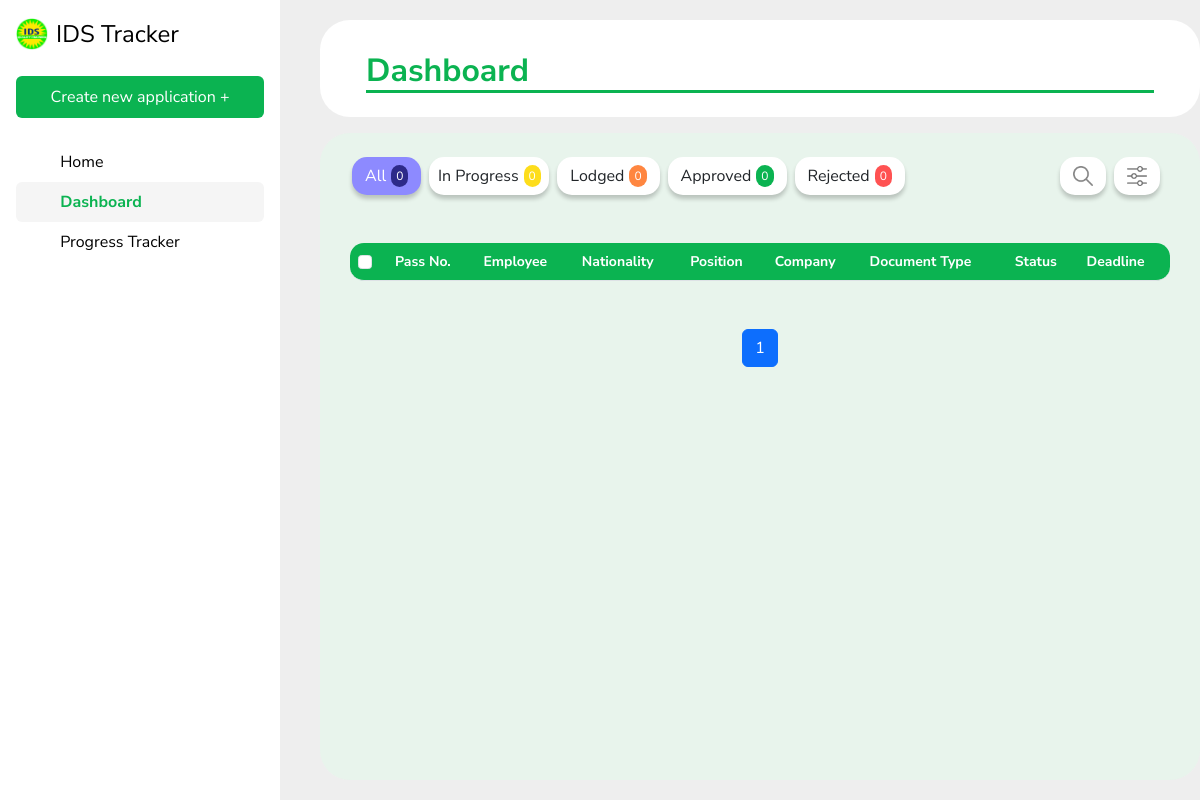
/, run on an earlier commit of the app's database.
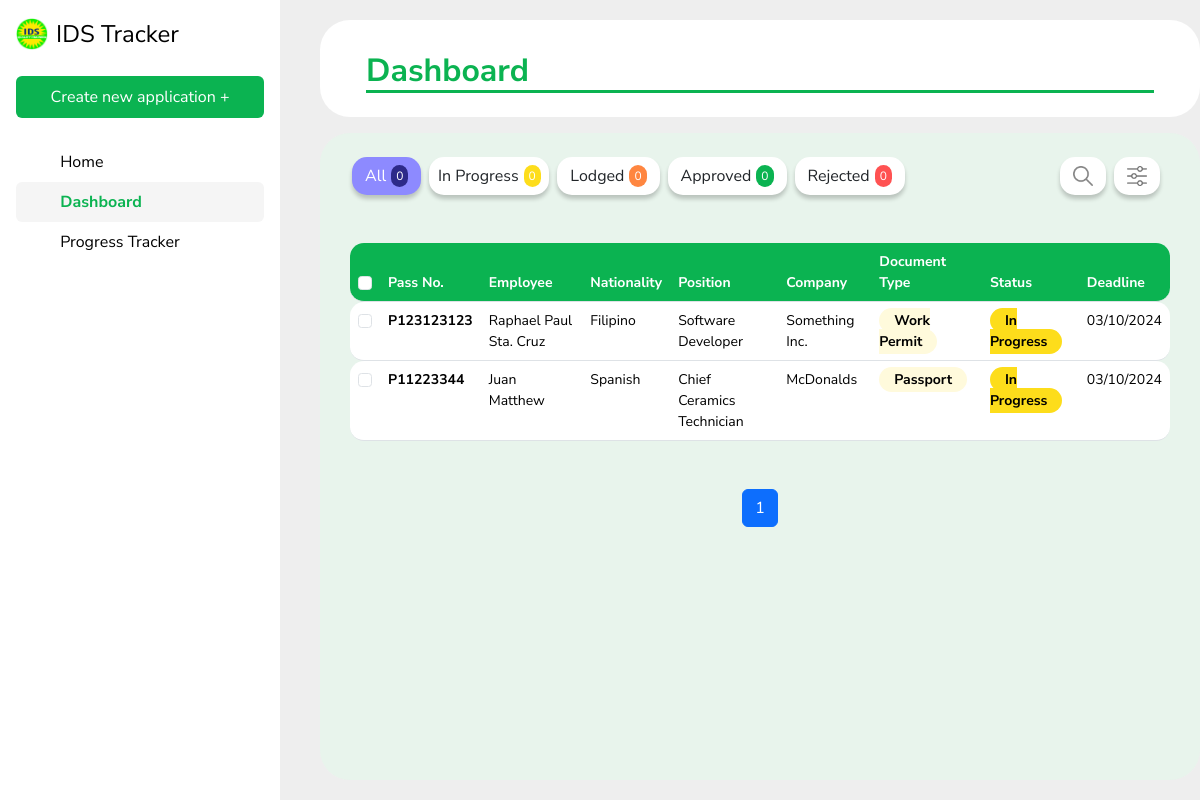
And on a later commit of the database.
### IDSapp/models.py (models this page shows, shortened)
class Application(models.Model):
    application_types = [
        ('Renewal', 'Renewal'),
        ('Application', 'Application')
    ]
    document_types = [
        ('Visa', 'Visa'),
        ('Passport', 'Passport'),
        ('Work Permit', 'Work Permit')
    ]
    statuses = [
        ('In Progress', 'In Progress'),
        ('Lodged', 'Lodged'),
        ('Rejected', 'Rejected'),
        ('Approved', 'Approved'),
        ('Archived', 'Archived')
    ]
    conditions = [
        ('Active', 'Active'),
        ('Archived', 'Archived')
    ]
    firstName = models.CharField(max_length = 50)
    lastName = models.CharField(max_length = 50)
    nationality = models.CharField(max_length = 50)
    companyPos = models.CharField(max_length = 50)
    passportNo = models.CharField(max_length = 15)
    expirationDate = models.DateField(blank=True, null=True)
    deadline = models.DateField(blank=True, null=True)
    status = models.CharField(max_length = 20, choices = statuses)
    applicationType = models.CharField(max_length = 20, choices = application_types)
    documentType = models.CharField(max_length = 20, choices = document_types)
    businessUnit = models.CharField(max_length = 50)
    condition = models.CharField(max_length = 20, choices = conditions)
    comment = models.TextField(blank=True, null=True)
    priority = models.IntegerField(default=0)
    def getFirstName(self):
        return self.firstName
    def getLastName(self):
        return self.lastName
    def getNationality(self):
        return self.nationality
    def getCompanyPos(self):
        return self.companyPos
    def getPassportNo(self):
        return self.passportNo
    def getDeadline(self):
        return self.deadline.strftime('%m/%d/%Y') if self.deadline else None
    def getStatus(self):
        return self.status
    def getDocumentType(self):
        return self.documentType
    def getBusinessUnit(self):
        return self.businessUnit

### IDSapp/views.py (the view)
# urls.py: path('', views.view_dashboard, name = 'view_dashboard'),
def view_dashboard(request):
    application_list = Application.objects.all()
    paginator = Paginator(application_list, 10)  # Show 20 applications per page.
    page_number = request.GET.get('page')
    applications = paginator.get_page(page_number)
    return render(request, 'dashboard.html', {'applications': applications})

### IDSapp/templates/dashboard.html (shortened to what this page needs)
{% extends 'base.html' %}
{% load static %}
{% block content %}
<div style="padding-top: 20px; margin-left: 40px;">
    <div class="card" style="border: none; border-radius: 30px;">
        <div class="card-body">
            <h2 class="card-title mt-3" style="margin-left: 30px; margin-right: 30px; color: #0BB351; font-weight: bold; border-bottom: 3px solid #0BB351;">Dashboard</h2>
        </div>
    </div>
    <div id="dynamicCard" class="card mt-3" style="border: none; background: #e8f4ec; border-radius: 30px;">
        <div class="row mt-4" style="margin-left: 20px; margin-right: 20px;">
            <div class="col-6 d-flex justify-content-start">
                <a class="btn d-flex align-items-center justify-content-center me-2" style="border-radius: 15px; background: #8D8AFF; color: #ffffff; box-shadow: 0px 4px 4px 0px rgba(0, 0, 0, 0.20);">
                    <span style="margin-right: 5px;">All</span>
                    <p style="margin: 0; border-radius: 10px; background: #2D2A89; font-size: 12px; padding: 2px 5px;">0</p>
                </a>
                <a class="btn d-flex align-items-center justify-content-center me-2" style="min-width: 120px; border-radius: 15px; background: #ffffff; box-shadow: 0px 4px 4px 0px rgba(0, 0, 0, 0.20); padding: 5px 10px;">
                    <span style="margin-right: 5px; white-space: nowrap;">In Progress</span>
                    <p style="margin: 0; border-radius: 10px; background: #FDDD1B; color: #ffffff; font-size: 12px; padding: 2px 5px;">0</p>
                </a>
                <a class="btn d-flex align-items-center justify-content-center me-2" style="border-radius: 15px; background: #ffffff; box-shadow: 0px 4px 4px 0px rgba(0, 0, 0, 0.20);">
                    <span style="margin-right: 5px;">Lodged</span>
                    <p style="margin: 0; border-radius: 10px; background: #FF8640; color: #ffffff; font-size: 12px; padding: 2px 5px;">0</p>
                </a>
                <a class="btn d-flex align-items-center justify-content-center me-2" style="border-radius: 15px; background: #ffffff; box-shadow: 0px 4px 4px 0px rgba(0, 0, 0, 0.20);">
                    <span style="margin-right: 5px;">Approved</span>
                    <p style="margin: 0; border-radius: 10px; background: #0BB351; color: #ffffff; font-size: 12px; padding: 2px 5px;">0</p>
                </a>
                <a class="btn d-flex align-items-center justify-content-center me-2" style="border-radius: 15px; background: #ffffff; box-shadow: 0px 4px 4px 0px rgba(0, 0, 0, 0.20);">
                    <span style="margin-right: 5px;">Rejected</span>
                    <p style="margin: 0; border-radius: 10px; background: #FF5252; color: #ffffff; font-size: 12px; padding: 2px 5px;">0</p>
                </a>
            </div>
            <div class="col-6 d-flex justify-content-end">
                <a class="btn d-flex align-items-center justify-content-center me-2" style="border-radius: 15px; background: #ffffff; box-shadow: 0px 4px 4px 0px rgba(0, 0, 0, 0.20);">
                    <img src="{% static 'search.png' %}" width="20" height="20" alt="IDS Logo">
                </a>
                <a class="btn d-flex align-items-center justify-content-center me-2" style="border-radius: 15px; background: #ffffff; box-shadow: 0px 4px 4px 0px rgba(0, 0, 0, 0.20);">
                    <img src="{% static 'sort.png' %}" width="20" height="20" alt="IDS Logo">
                </a>
            </div>
        </div>
        <div style="margin-left: 30px; margin-right: 30px;">
            <table class="table table-hover mt-5 mb-5" style="font-size: 14px;">
                <thead style="border-radius: 14px;">
                    <th scope="col" style="background-color: #0BB351; color: #ffffff;"><input class="form-check-input" type="checkbox" id="selectAll"></th>
                    <th scope="col" style="background-color: #0BB351; color: #ffffff;"> Pass No. </th>
                    <th scope="col" style="background-color: #0BB351; color: #ffffff;"> Employee </th>
                    <th scope="col" style="background-color: #0BB351; color: #ffffff;"> Nationality </th>
                    <th scope="col" style="background-color: #0BB351; color: #ffffff;"> Position </th>
                    <th scope="col" style="background-color: #0BB351; color: #ffffff;"> Company </th>
                    <th scope="col" style="background-color: #0BB351; color: #ffffff;"> Document Type </th>
                    <th scope="col" style="background-color: #0BB351; color: #ffffff;"> Status </th>
                    <th scope="col" style="background-color: #0BB351; color: #ffffff;"> Deadline </th>
                </thead>
                <tbody>
                    {% for a in applications %}
                    <tr class="table-row">
                        <td><input type="checkbox" class="row-checkbox form-check-input"></td>
                        <td><span style="font-weight: bold;">{{ a.getPassportNo }}</span></td>
                        <td>{{ a.getFirstName }} {{ a.getLastName }}</td>
                        <td> {{ a.getNationality }} </td>
                        <td> {{ a.getCompanyPos }} </td>
                        <td> {{ a.getBusinessUnit }} </td>
                        <td><span style="border-radius: 14px; background: #FFFADC; font-weight: bold; padding-left: 15px; padding-right: 15px; padding-top: 3px; padding-bottom: 3px;">{{ a.getDocumentType }}</span></td>
                        <td>
                            <span class="status-label
                                {% if a.getStatus == 'In Progress' %}status-in-progress
                                {% elif a.getStatus == 'Lodged' %}status-lodged
                                {% elif a.getStatus == 'Approved' %}status-approved
                                {% elif a.getStatus == 'Rejected' %}status-rejected
                                {% endif %}
                            ">
                                {{ a.getStatus }}
                            </span>
                        </td>
                        <td> {{ a.getDeadline }} </td>
                    </tr>
                    {% endfor %}
                </tbody>
            </table>
        </div>
        <div>
            <nav aria-label="Page navigation example">
                <ul class="pagination justify-content-center">
                    {% for num in applications.paginator.page_range %}
                        {% if applications.number == num %}
                            <li class="page-item active"><a class="page-link" href="?page={{ num }}">{{ num }}</a></li>
                        {% elif num > applications.number|add:'-3' and num < applications.number|add:'3' %}
                            <li class="page-item"><a class="page-link" href="?page={{ num }}">{{ num }}</a></li>
                        {% endif %}
                    {% endfor %}
                </ul>
            </nav>
        </div>
    </div>
</div>
{% endblock %}

### IDSapp/templates/base.html (shortened to what this page needs)
{% load static %}
<!DOCTYPE html>
<html lang="en">
    <head>
        <link href="https://cdn.jsdelivr.net/npm/bootstrap@5.3.2/dist/css/bootstrap.min.css" rel="stylesheet">
    </head>
    <body>
        <div class="d-flex flex-column flex-shrink-0 p-3 text-black bg-white vh-100 position-fixed" style="width: 280px;">
            <a class="d-flex align-items-center mb-3 mb-md-0 me-md-auto text-black text-decoration-none pb-4">
                <img src="{% static 'idslogo.png' %}" width="32" height="32" class="me-2" alt="IDS Logo">
                <span class="fs-4">IDS Tracker</span>
            </a>
            <a href="{% url 'create_application' %}" class="text-decoration-none btn pt-2 pb-2 mb-4" style="background-color: #0BB351; color: #ffffff";>Create new application +</a>
            <ul class="nav nav-pills flex-column mb-auto">
                <li class="nav-item">
                    <a href="{% url 'view_home' %}" class="nav-link {% if request.resolver_match.url_name == 'view_home' %}active{% endif %}">
                    <svg class="bi me-2" width="16" height="16"><use xlink:href="#home"></use></svg>
                    Home
                    </a>
                </li>
                <li>
                    <a href="{% url 'view_dashboard' %}" class="nav-link {% if request.resolver_match.url_name == 'view_dashboard' %}active{% endif %}">
                    <svg class="bi me-2" width="16" height="16"><use xlink:href="#speedometer2"></use></svg>
                    Dashboard
                    </a>
                </li>
                <li>
                    <a href="{% url 'view_progress' %}" class="nav-link {% if request.resolver_match.url_name == 'view_progress' %}active{% endif %}">
                    <svg class="bi me-2" width="16" height="16"><use xlink:href="#table"></use></svg>
                    Progress Tracker
                    </a>
                </li>
            </ul>
        </div>
        <div class="main-content" style="margin-left: 280px;">
            {% block content %}
            {% endblock %}
        </div>
    </body>
</html>

### IDSapp/templates/base.html (style rules this page uses)
.nav-link.active { background-color: #F5F5F5 !important; color: #0BB351 !important; font-weight: bold; }
.nav-link { color: #000000 !important; }
body { background-color: #EEE; font-family: 'Nunito Sans', sans-serif; }

### IDSapp/templates/dashboard.html (style rules this page uses)
.table thead th:first-child { border-top-left-radius: 14px; border-bottom-left-radius: 14px; }
.table thead th:last-child { border-top-right-radius: 14px; border-bottom-right-radius: 14px; }
.table-row td:first-child { border-top-left-radius: 14px; border-bottom-left-radius: 14px; }
.table-row td:last-child { border-top-right-radius: 14px; border-bottom-right-radius: 14px; }
.table { border-spacing: 0; border-collapse: separate; }
.status-label { border-radius: 14px; font-weight: bold; padding: 3px 15px; }
.status-in-progress { background-color: #FDDD1B; color: #000000; }

What changed in the data, as far as the page shows it:
added Application: getPassportNo "P123123123", getFirstName "Raphael Paul", getLastName "Sta. Cruz", getNationality "Filipino", getCompanyPos "Software Developer", getBusinessUnit "Something Inc.", getDocumentType "Work Permit", getStatus "In Progress", getDeadline "03/10/2024"
added Application: getPassportNo "P11223344", getFirstName "Juan", getLastName "Matthew", getNationality "Spanish", getCompanyPos "Chief Ceramics Technician", getBusinessUnit "McDonalds", getDocumentType "Passport", getStatus "In Progress", getDeadline "03/10/2024"
